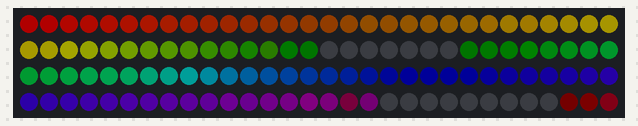
The sketch below on a simulated Arduino Uno, built with avr-gcc and run on an emulated ATmega328P. Shown: 120 RGB LEDs in strip order, left to right, continuing on the next row. Dim RGB values are drawn brighter than linear.

Above: at 0.16 s.
At 5.04 s:
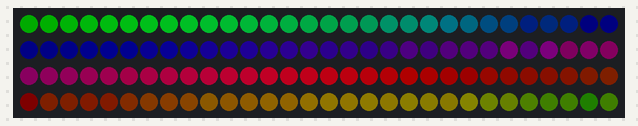
At 9.91 s:
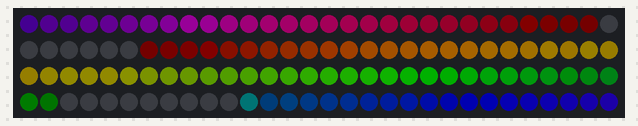
At 19.97 s:
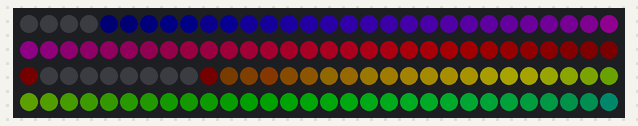
At 29.41 s:
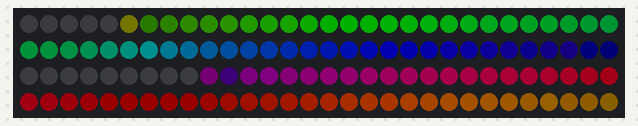
At 39.78 s:
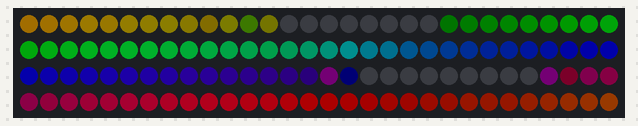

The sketch:

Quantum.ino.ino
```cpp
#include <FastLED.h>
#define NUM_LEDS 120
#define DATA_PIN 6
CRGB leds[NUM_LEDS];

void setup() {
  FastLED.addLeds<WS2812B, DATA_PIN, GRB>(leds, NUM_LEDS);
  FastLED.setBrightness(100);
}

void quantumTunnel() {
  static uint16_t offset;
  static uint8_t hue;
  for(int i = 0; i < NUM_LEDS; i++) {
    // Warping effect with multiple frequency waves
    int value = (sin8(i * 4 + offset) + cos8(i * 8 - offset*2)) / 2;
    leds[i] = CHSV(hue + (i * 2), 255, value);
  }
  offset += 6;
  hue += 2;
  FastLED.show();
  FastLED.delay(20);
}

void loop() {
  quantumTunnel();
}
```
